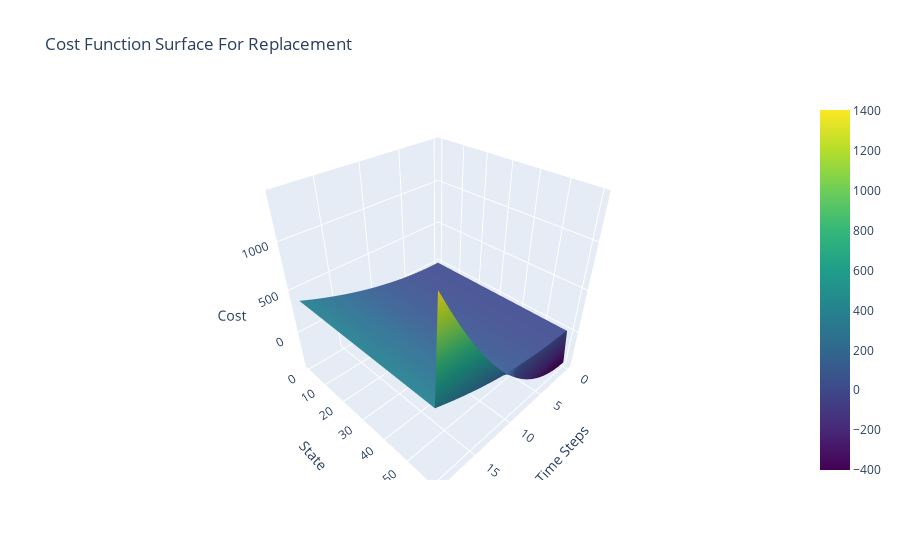

The notebook cell this image was saved under:
### Code cell
X, Y = np.meshgrid(np.arange(N), np.arange(time_steps + 1))
Z = C[:, 1, :]

fig = go.Figure(data=[go.Surface(z=Z, x=X, y=Y, colorscale='Viridis')])
fig.update_layout(title='Cost Function Surface For Replacement', scene=dict(
    xaxis_title='Time Steps',
    yaxis_title='State',
    zaxis_title='Cost'
))

fig.show()

### Figure 1 — Plotly figure (JSON) as saved in the notebook; plotly's stock layout.template omitted (floating-point values rounded to 4 significant figures; data arrays with more than 128 entries replaced by an {"elided": "..."} marker saying what was removed)
{"data": [{"colorscale": [[0, "#440154"], [0.1111, "#482878"], [0.2222, "#3e4989"], [0.3333, "#31688e"], [0.4444, "#26828e"], [0.5556, "#1f9e89"], [0.6667, "#35b779"], [0.7778, "#6ece58"], [0.8889, "#b5de2b"], [1, "#fde725"]], "type": "surface", "x": {"elided": "61x20 int values"}, "y": {"elided": "61x20 int values"}, "z": {"elided": "61x20 int values"}}], "layout": {"scene": {"xaxis": {"title": {"text": "Time Steps"}}, "yaxis": {"title": {"text": "State"}}, "zaxis": {"title": {"text": "Cost"}}}, "title": {"text": "Cost Function Surface For Replacement"}}}
